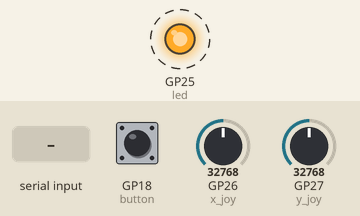
Recording of a program running on a simulated Raspberry Pi Pico running MicroPython. Shown: output pins drawn as LEDs (lit = HIGH). Dashed ring = blinking. The test bench sets the inputs (shaded band); at power-on: GP18 (button) HIGH, GP26 (x_joy) = 32768, GP27 (y_joy) = 32768 (analog values on the 0–65535 scale). The clock reads 2024-03-15 10:24:30 at power-on unless the program sets it; files the program writes start out absent; what the program prints to the serial console is not drawn.

Above: at 1.25 s.
1.3 s: GP18 (button) pulled LOW for 0.15 s
4.3 s: "1\n" received over the second serial link
Timing chart, 0 to 13.3 s (numbered marks = the images above; inputs shaded):
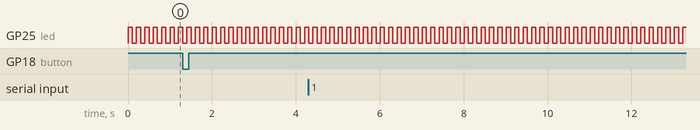

Measured:
- by itself, GP25 (led): alternates HIGH for 0.10 s and LOW for 0.10 s

The program:

main.py
```python
# driver_station (controller)
"""
Controller (this code) sends joystick values to robot.
Once the robot is turned on, it will respond to received values
by sending a comma-separated list of data (pose, distances, yaw).
The controller saves the data (transiently), then sends more joystick values.
To save the transient data to log a file, push the button.
"""

from machine import ADC, Pin, UART
import os
from time import sleep
import utime

# set up pins
led = Pin("LED", Pin.OUT)

uart = UART(0, 9600, timeout=100)
uart.write("Hello from HC-06\n")

x_joy = ADC(Pin(26))
y_joy = ADC(Pin(27))

button = Pin(18, Pin.IN, Pin.PULL_UP)

# flag signaling it's time to log data
LOG_DATA = False


def get_timestamp():
    now = utime.localtime()
    ts = (now[0], now[1], now[2], now[3], now[4], now[5])
    return "{:02d}-{:02d}-{:02d}_{:02d}-{:02d}-{:02d}".format(*ts)


def data_init():
    global datafile, f, prev_data
    datafile = "data.txt"
    f = open(datafile, 'w')
    prev_data = ''


def button_handler(pin):
    global LOG_DATA
    button.irq(handler=None)
    print(pin)
    LOG_DATA = True


def log_data():
    global LOG_DATA
    # move datafile to logfile
    f.close()
    filenames = os.listdir()
    logfilename = 'log' + get_timestamp() + '.txt'
    if datafile in filenames:
        os.rename(datafile, logfilename)

    LOG_DATA = False
    data_init()


button.irq(trigger=Pin.IRQ_FALLING, handler=button_handler)
data_init()

while True:
    x_val = x_joy.read_u16()
    y_val = y_joy.read_u16()
    joy_vals = str(x_val) + ', ' + str(y_val)

    if uart.any() > 0:
        # normal data exchange with robot

        # read incoming data
        str_data = uart.readline().decode()
        print(str_data.rstrip())

        # write to datafile
        if not str_data == prev_data:
            prev_data = str_data
            f.write(str_data)
            f.flush()

        # Send joy_vals to robot
        joy_vals += '\n'
        uart.write(joy_vals)

    if LOG_DATA:
        log_data()

    led.toggle()
    sleep(0.1)
```
